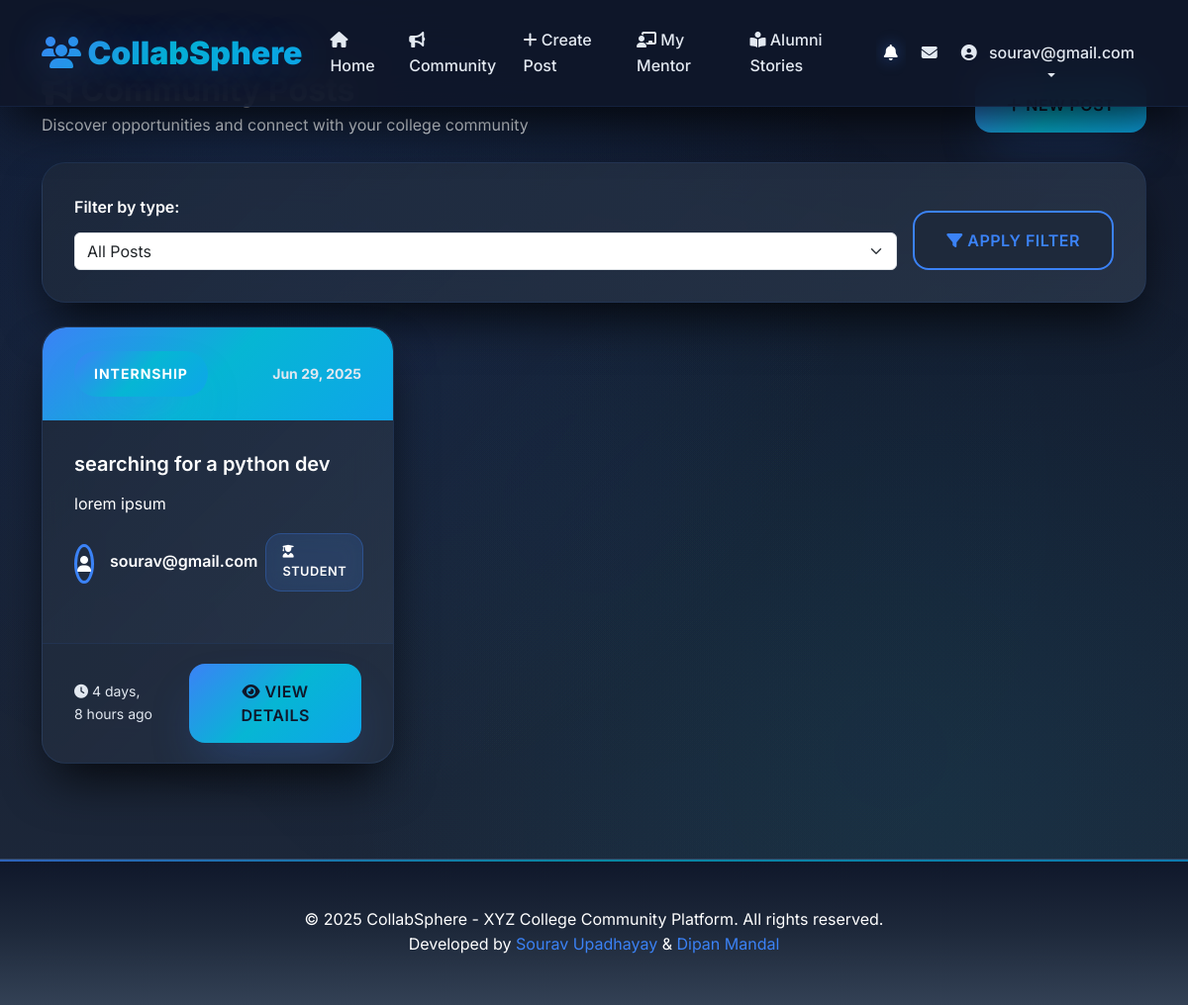
The page /community/ (signed in) on the database as committed earlier.
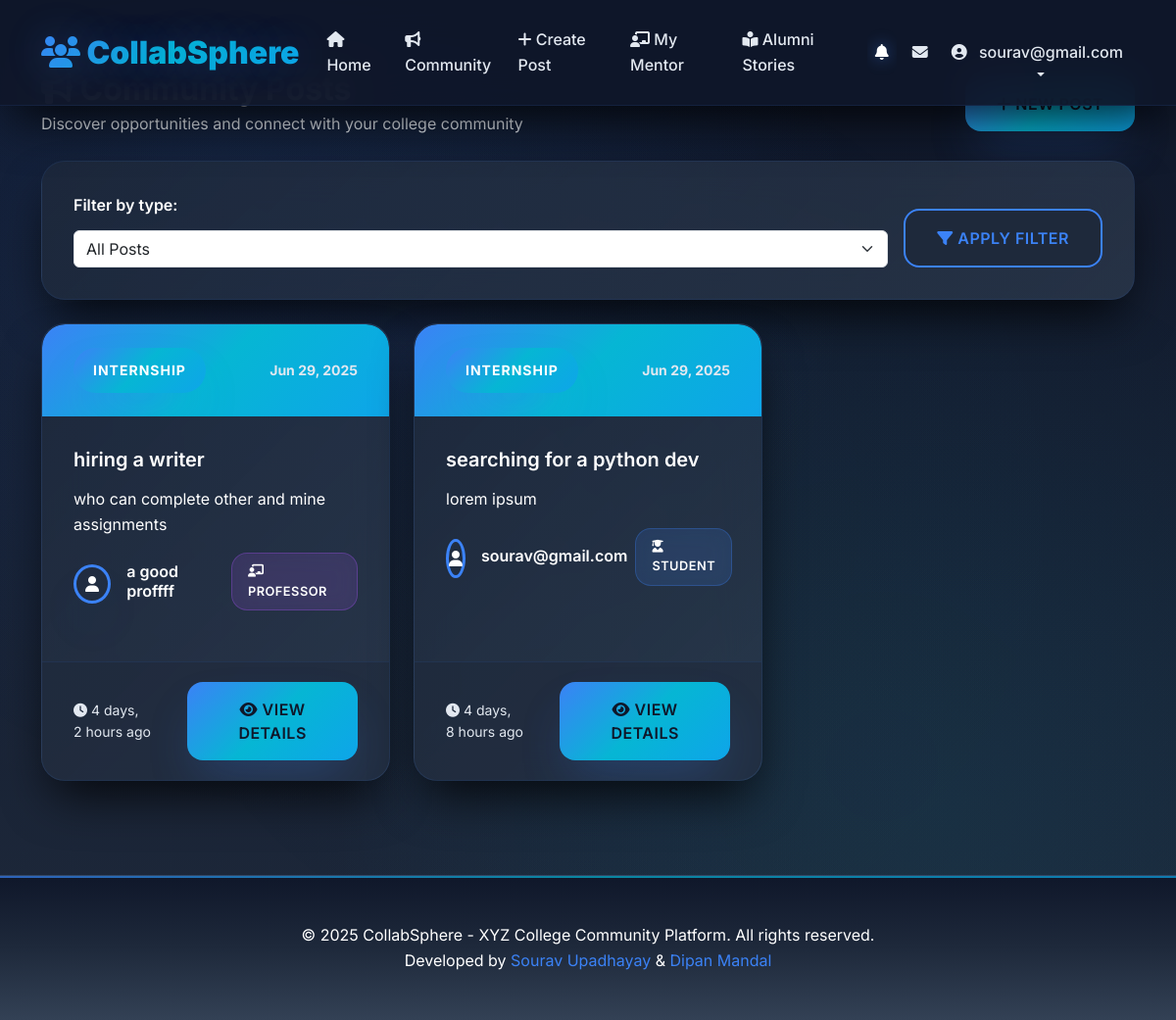
The same page on the database as committed later.
### community/models.py (models this page shows, shortened)
class Post(models.Model):
    POST_TYPE_CHOICES = [
        ('job', 'Job'),
        ('project', 'Project'),
        ('internship', 'Internship'),
        ('other', 'Other'),
    ]
    title = models.CharField(max_length=200)
    content = models.TextField()
    post_type = models.CharField(max_length=20, choices=POST_TYPE_CHOICES, default='other')
    created_at = models.DateTimeField(auto_now_add=True)
    created_by = models.ForeignKey(settings.AUTH_USER_MODEL, on_delete=models.CASCADE, related_name='posts')
    updated_at = models.DateTimeField(auto_now=True)
    class Meta:
        ordering = ['-created_at']
    def get_post_type_display_name(self):
        return dict(self.POST_TYPE_CHOICES)[self.post_type]

### accounts/models.py (models this page shows, shortened)
class CustomUser(AbstractUser):
    ROLE_CHOICES = [
        ('student', 'Current Student'),
        ('alumni', 'Alumni'),
        ('professor', 'Professor'),
    ]
    username = models.CharField(max_length=150, blank=True, null=True, unique=True)
    email = models.EmailField(unique=True)
    passout_batch = models.CharField(max_length=10, blank=True, null=True, help_text="Graduation year (e.g., 2024)")
    role = models.CharField(max_length=20, choices=ROLE_CHOICES, default='student')
    profile_pic = models.ImageField(upload_to='profile_pics/', blank=True, null=True)
    USERNAME_FIELD = 'email'
    REQUIRED_FIELDS = ['username', 'role']  # username required for superuser
    objects = CustomUserManager()
    def get_full_name(self):
        if self.first_name and self.last_name:
            return f"{self.first_name} {self.last_name}"
        return self.email

### community/views.py (the view)
# urls.py: path('', views.post_list, name='post_list'),
@login_required
def post_list(request):
    posts = Post.objects.all()
    post_type = request.GET.get('type')
    if post_type:
        posts = posts.filter(post_type=post_type)
    paginator = Paginator(posts, 10)  # Show 10 posts per page
    page_number = request.GET.get('page')
    page_obj = paginator.get_page(page_number)
    context = {
        'page_obj': page_obj,
        'post_types': Post.POST_TYPE_CHOICES,
        'current_filter': post_type,
    }
    return render(request, 'community/post_list.html', context)

### templates/community/post_list.html (shortened to what this page needs)
{% extends 'base.html' %}
{% block content %}
<div class="d-flex justify-content-between align-items-center mb-4">
    <div>
        <h2 class="mb-1" style="color: var(--text-light); font-weight: 700;">
        </h2>
        <p class="text-muted mb-0">Discover opportunities and connect with your college community</p>
    </div>
    <a href="{% url 'community:post_create' %}" class="btn btn-primary">
    </a>
</div>
<div class="card mb-4">
    <div class="card-body">
        <form method="get" class="d-flex flex-wrap gap-3 align-items-end">
            <div class="flex-grow-1">
                <label class="form-label">Filter by type:</label>
                <select name="type" class="form-select">
                    <option value="">All Posts</option>
                </select>
            </div>
            <button type="submit" class="btn btn-secondary">
                <i class="fas fa-filter"></i> Apply Filter
            </button>
        </form>
    </div>
</div>
<div class="row g-4">
    {% for post in page_obj %}
        <div class="col-md-6 col-lg-4">
            <div class="card post-card h-100">
                <div class="card-header d-flex justify-content-between align-items-center">
                    <span class="post-type-badge">{{ post.get_post_type_display_name }}</span>
                    <span class="text-muted small">{{ post.created_at|date:'M d, Y' }}</span>
                </div>
                <div class="card-body">
                    <h5 class="card-title mb-3" style="color: var(--text-light); font-weight: 600;">
                        {{ post.title }}
                    </h5>
                    <p class="card-text text-muted mb-3">
                        {{ post.content|truncatechars:120 }}
                    </p>
                    <div class="d-flex align-items-center mb-3">
                        {% if post.created_by.profile_pic %}
                            <img src="{{ post.created_by.profile_pic.url }}" alt="Profile" class="profile-pic me-3" style="width: 40px; height: 40px;">
                        {% else %}
                            <div class="profile-pic me-3 d-flex align-items-center justify-content-center" style="width: 40px; height: 40px; background: var(--gradient-blue);">
                                <i class="fas fa-user text-white"></i>
                            </div>
                        {% endif %}
                        <div class="flex-grow-1">
                            <div class="d-flex align-items-center mb-1">
                                <h6 class="mb-0 me-2" style="color: var(--text-light); font-weight: 600;">
                                    {{ post.created_by.get_full_name|default:post.created_by.email }}
                                </h6>
                                <span class="role-badge role-{{ post.created_by.role }}">
                                    {% if post.created_by.role == 'student' %}
                                        <i class="fas fa-user-graduate me-1"></i>Student
                                    {% elif post.created_by.role == 'alumni' %}
                                        <i class="fas fa-user-tie me-1"></i>Alumni
                                    {% elif post.created_by.role == 'professor' %}
                                        <i class="fas fa-chalkboard-teacher me-1"></i>Professor
                                    {% endif %}
                                </span>
                            </div>
                        </div>
                    </div>
                </div>
                <div class="card-footer d-flex justify-content-between align-items-center">
                    <small class="text-muted">
                        <i class="fas fa-clock me-1"></i>{{ post.created_at|timesince }} ago
                    </small>
                    <a href="{% url 'community:post_detail' post.pk %}" class="btn btn-sm btn-primary">
                        <i class="fas fa-eye"></i> View Details
                    </a>
                </div>
            </div>
        </div>
    {% endfor %}
</div>
{% endblock %}

Rows that differ between the two databases and show on the page:
added Post: get_post_type_display_name "INTERNSHIP", created_at "Jun 29, 2025", title "hiring a writer", content "who can complete other and mine assignments", created_by.get_full_name "a good proffff", shows "PROFESSOR", created_at "4 days, 2 hours"
